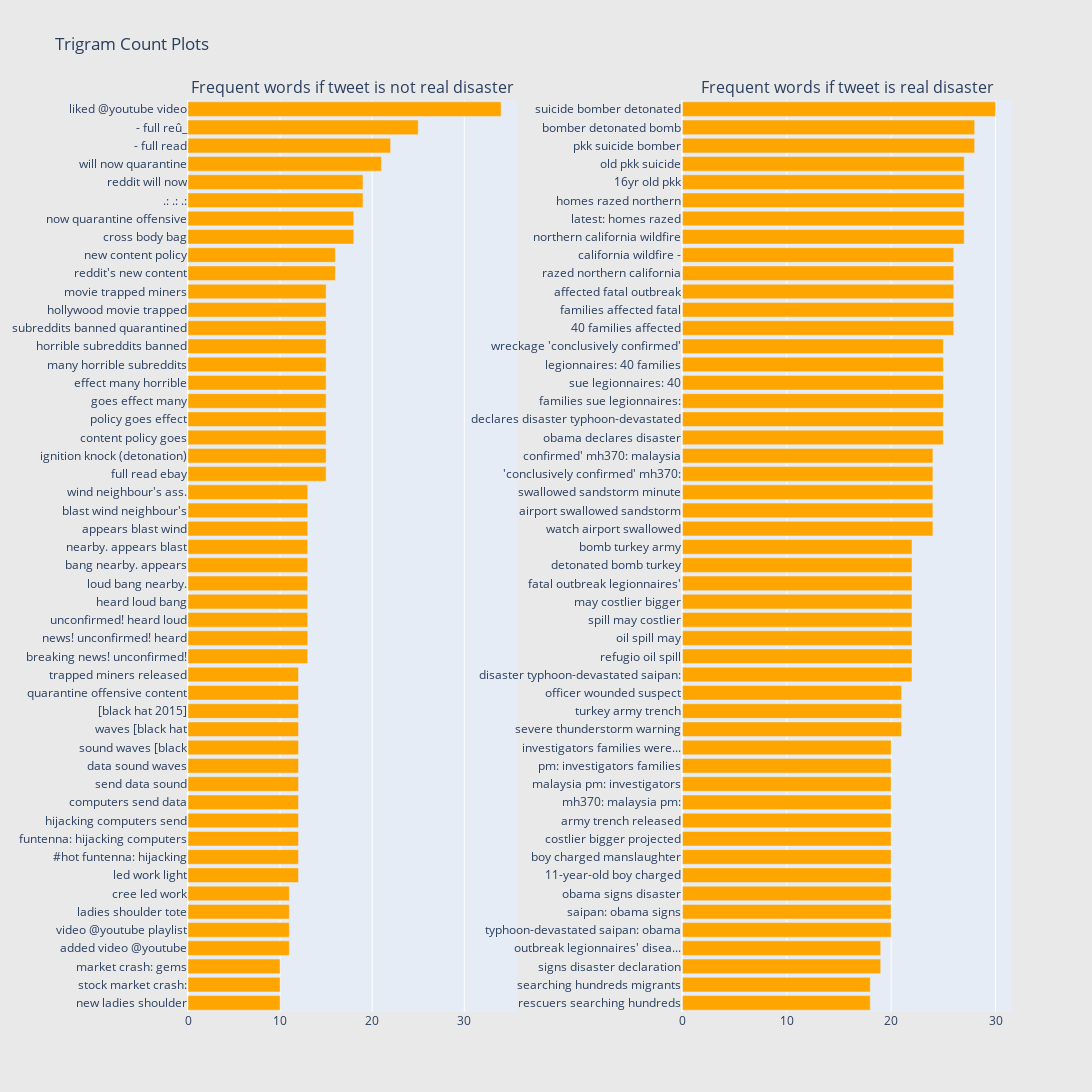

This figure's notebook cell:
### Code cell
freq_dict = defaultdict(int)
for sent in train0_df["text"]:
    for word in generate_ngrams(sent,3):
        freq_dict[word] += 1
fd_sorted = pd.DataFrame(sorted(freq_dict.items(), key=lambda x: x[1])[::-1])
fd_sorted.columns = ["word", "wordcount"]
trace0 = horizontal_bar_chart(fd_sorted.head(50), 'orange')


freq_dict = defaultdict(int)
for sent in train1_df["text"]:
    for word in generate_ngrams(sent,3):
        freq_dict[word] += 1
fd_sorted = pd.DataFrame(sorted(freq_dict.items(), key=lambda x: x[1])[::-1])
fd_sorted.columns = ["word", "wordcount"]
trace1 = horizontal_bar_chart(fd_sorted.head(50), 'orange')

# Creating two subplots
fig = tools.make_subplots(rows=1, cols=2, vertical_spacing=0.04, horizontal_spacing=0.2,
                          subplot_titles=["Frequent words if tweet is not real disaster", 
                                          "Frequent words if tweet is real disaster"])
fig.append_trace(trace0, 1, 1)
fig.append_trace(trace1, 1, 2)
fig['layout'].update(height=1200, width=1200, paper_bgcolor='rgb(233,233,233)', title="Trigram Count Plots")
py.iplot(fig, filename='word-plots')
fig.show(renderer='colab')

### Figure 1 — Plotly figure (JSON) as saved in the notebook; plotly's stock layout.template omitted (floating-point values rounded to 4 significant figures)
{"data": [{"marker": {"color": "orange"}, "orientation": "h", "showlegend": false, "x": [10, 10, 10, 11, 11, 11, 11, 12, 12, 12, 12, 12, 12, 12, 12, 12, 12, 12, 12, 13, 13, 13, 13, 13, 13, 13, 13, 13, 13, 15, 15, 15, 15, 15, 15, 15, 15, 15, 15, 15, 16, 16, 18, 18, 19, 19, 21, 22, 25, 34], "xaxis": "x", "y": ["new ladies shoulder", "stock market crash:", "market crash: gems", "added video @youtube", "video @youtube playlist", "ladies shoulder tote", "cree led work", "led work light", "#hot funtenna: hijacking", "funtenna: hijacking computers", "hijacking computers send", "computers send data", "send data sound", "data sound waves", "sound waves [black", "waves [black hat", "[black hat 2015]", "quarantine offensive content", "trapped miners released", "breaking news! unconfirmed!", "news! unconfirmed! heard", "unconfirmed! heard loud", "heard loud bang", "loud bang nearby.", "bang nearby. appears", "nearby. appears blast", "appears blast wind", "blast wind neighbour's", "wind neighbour's ass.", "full read ebay", "ignition knock (detonation)", "content policy goes", "policy goes effect", "goes effect many", "effect many horrible", "many horrible subreddits", "horrible subreddits banned", "subreddits banned quarantined", "hollywood movie trapped", "movie trapped miners", "reddit's new content", "new content policy", "cross body bag", "now quarantine offensive", ".: .: .:", "reddit will now", "will now quarantine", "- full read", "- full reû_", "liked @youtube video"], "yaxis": "y", "type": "bar"}, {"marker": {"color": "orange"}, "orientation": "h", "showlegend": false, "x": [18, 18, 19, 19, 20, 20, 20, 20, 20, 20, 20, 20, 20, 20, 20, 21, 21, 21, 22, 22, 22, 22, 22, 22, 22, 22, 24, 24, 24, 24, 24, 25, 25, 25, 25, 25, 25, 26, 26, 26, 26, 26, 27, 27, 27, 27, 27, 28, 28, 30], "xaxis": "x2", "y": ["rescuers searching hundreds", "searching hundreds migrants", "signs disaster declaration", "outbreak legionnaires' disea...", "typhoon-devastated saipan: obama", "saipan: obama signs", "obama signs disaster", "11-year-old boy charged", "boy charged manslaughter", "costlier bigger projected", "army trench released", "mh370: malaysia pm:", "malaysia pm: investigators", "pm: investigators families", "investigators families were...", "severe thunderstorm warning", "turkey army trench", "officer wounded suspect", "disaster typhoon-devastated saipan:", "refugio oil spill", "oil spill may", "spill may costlier", "may costlier bigger", "fatal outbreak legionnaires'", "detonated bomb turkey", "bomb turkey army", "watch airport swallowed", "airport swallowed sandstorm", "swallowed sandstorm minute", "'conclusively confirmed' mh370:", "confirmed' mh370: malaysia", "obama declares disaster", "declares disaster typhoon-devastated", "families sue legionnaires:", "sue legionnaires: 40", "legionnaires: 40 families", "wreckage 'conclusively confirmed'", "40 families affected", "families affected fatal", "affected fatal outbreak", "razed northern california", "california wildfire -", "northern california wildfire", "latest: homes razed", "homes razed northern", "16yr old pkk", "old pkk suicide", "pkk suicide bomber", "bomber detonated bomb", "suicide bomber detonated"], "yaxis": "y2", "type": "bar"}], "layout": {"annotations": [{"font": {"size": 16}, "showarrow": false, "text": "Frequent words if tweet is not real disaster", "x": 0.2, "xanchor": "center", "xref": "paper", "y": 1, "yanchor": "bottom", "yref": "paper"}, {"font": {"size": 16}, "showarrow": false, "text": "Frequent words if tweet is real disaster", "x": 0.8, "xanchor": "center", "xref": "paper", "y": 1, "yanchor": "bottom", "yref": "paper"}], "height": 1200, "paper_bgcolor": "rgb(233,233,233)", "title": {"text": "Trigram Count Plots"}, "width": 1200, "xaxis": {"anchor": "y", "domain": [0, 0.4]}, "yaxis": {"anchor": "x", "domain": [0, 1]}, "xaxis2": {"anchor": "y2", "domain": [0.6, 1]}, "yaxis2": {"anchor": "x2", "domain": [0, 1]}}}
